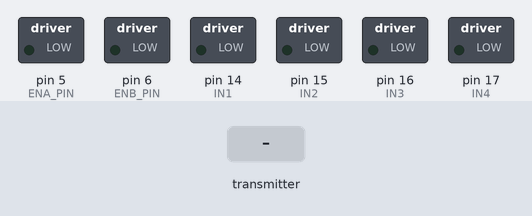
A sketch run on a simulated Arduino Uno, built with avr-gcc and run on an emulated ATmega328P. Shown: switched loads named in the sketch (green lamp = pin HIGH). The test bench sets the inputs (shaded band). No radio packets arrive unless stated.

Above: at 1.2 s.
1.3 s: the transmitter starts sending data = 0
At 1.9 s:
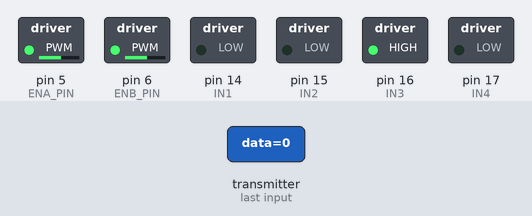
2.8 s: the transmitter starts sending data = 256
At 4.2 s:
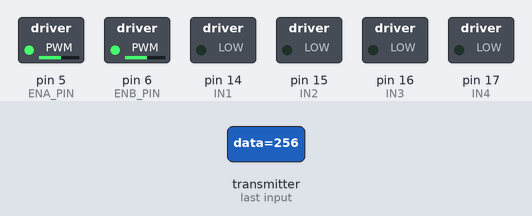
Timing chart, 0 to 5.8 s (numbered marks = the images above; inputs shaded):
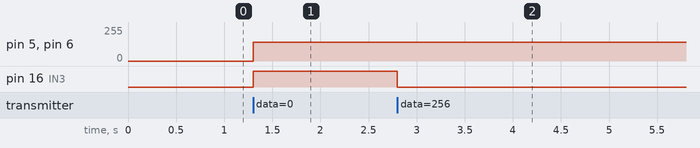

The sketch:

RAT.ino
```cpp
#include <SPI.h>
#include <nRF24L01.h>
#include <RF24.h>

const int CE_PIN = 9;
const int CSN_PIN = 10;

const byte address[5] = {'x','R','A','T','x'};

RF24 radio(CE_PIN, CSN_PIN); // Create a Radio

typedef enum {LFWD, FWD, RFWD, STOP, LBCK, BCK, RBCK} dir;

#define ENA_PIN   5 // ENA of DC motor driver module attach to pin5 of sunfounder uno board
#define ENB_PIN   6 // ENB of DC motor driver moduleattach to pin6 of sunfounder uno board
#define IN1 14 // left IN1 attach to pin8
#define IN2 15 // left IN2 attach to pin9
#define IN3 16 //right  IN3 attach to pin10
#define IN4 17 //right IN4 attach to pin11

#define SPEED 140 //define SPEED=180,it is the rotate speed of motor

void setup() {
  Serial.begin(9600);
  radio.begin();
  radio.setDataRate(RF24_250KBPS);
  radio.openReadingPipe(1, address);
  radio.startListening();
  pinMode(ENA_PIN, OUTPUT);
  pinMode(ENB_PIN, OUTPUT);
  pinMode(IN1, OUTPUT);
  pinMode(IN2, OUTPUT);
  pinMode(IN3, OUTPUT);
  pinMode(IN4, OUTPUT);
  moveRAT(STOP,0,0);
}

bool newData = false;
int data;

dir direction;

int getData() {
  newData = false;
  if (radio.available()) {
    radio.read(&data, sizeof(data));
    newData = true;
  }
  return data;
}

void moveRAT(dir direction, unsigned char speed_left, unsigned char speed_right)
{
    switch(direction)
    {
        case FWD:  digitalWrite(IN1,HIGH); digitalWrite(IN2,LOW);
                   digitalWrite(IN3,HIGH); digitalWrite(IN4,LOW); break;
        case LFWD: digitalWrite(IN1,LOW);  digitalWrite(IN2,LOW);
                   digitalWrite(IN3,HIGH); digitalWrite(IN4,LOW); break;
        case RFWD: digitalWrite(IN1,HIGH); digitalWrite(IN2,LOW);
                   digitalWrite(IN3,LOW);  digitalWrite(IN4,LOW); break;
        case BCK:  digitalWrite(IN1,LOW); digitalWrite(IN2,HIGH);
                   digitalWrite(IN3,LOW); digitalWrite(IN4,HIGH); break;
        case LBCK: digitalWrite(IN1,LOW);  digitalWrite(IN2,LOW);
                   digitalWrite(IN3,LOW); digitalWrite(IN4,HIGH); break;
        case RBCK: digitalWrite(IN1,LOW); digitalWrite(IN2,HIGH);
                   digitalWrite(IN3,LOW);  digitalWrite(IN4,LOW); break;
        case STOP:
        default:   digitalWrite(IN1,LOW);  digitalWrite(IN2,LOW);
                   digitalWrite(IN3,LOW);  digitalWrite(IN4,LOW); break;

    }
    analogWrite(ENA_PIN,speed_left);//write speed_left to ENA_PIN,if speed_left is high,allow left motor rotate
    analogWrite(ENB_PIN,speed_right);//write speed_right to ENB_PIN,if speed_right is high,allow right motor rotate
}

void loop() {
  data = getData();
  if (newData) {
    moveRAT(data, SPEED, SPEED);
  }
}
```

Measured:
- after the input at 1.3 s, pin 5 (ENA_PIN), pin 6 (ENB_PIN): 0/255 → 140/255 at once; pin 16 (IN3): LOW → HIGH at once
- after the input at 2.8 s, pin 16 (IN3): HIGH → LOW at once
